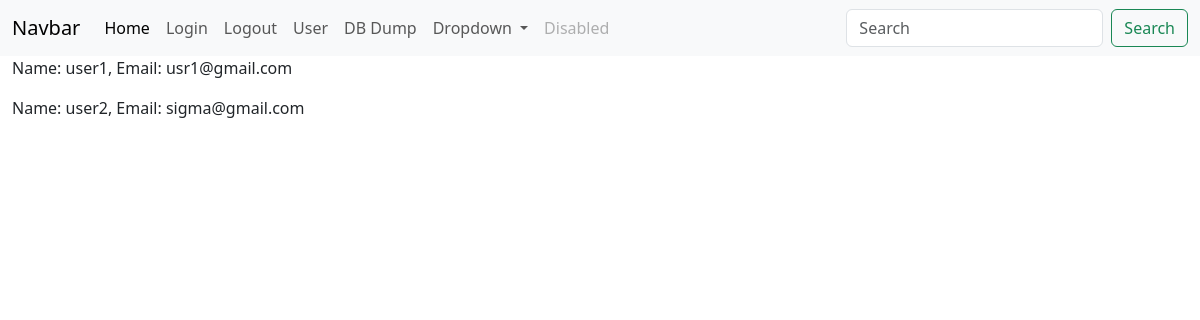
The page /dump on the database as committed earlier.
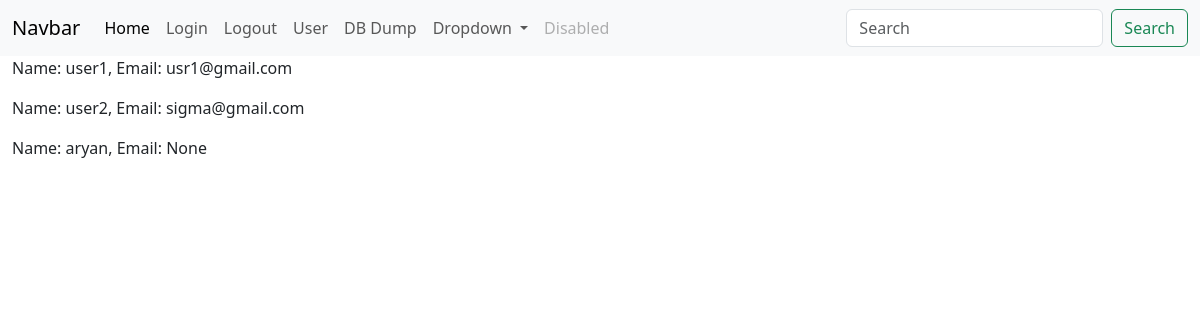
The same page on the database as committed later.
### tutorial 7.py (models this page shows, shortened)
class users(db.Model): # inherits from db.Model
    user_id = db.Column("user_id", db.Integer, primary_key=True)
    name = db.Column(db.String(100))
    email = db.Column(db.String(100))

### tutorial 7.py (the view)
@app.route("/dump")
def dump():
    return render_template("dump.html", values=users.query.all())

### templates/dump.html (shortened to what this page needs)
{% extends "base.html" %}
{% block content %}
    {% for item in values %}
        <p>Name: {{item.name}}, Email: {{item.email}}</p>
    {% endfor %}
{% endblock %}

Rows that differ between the two databases and show on the page:
added users: name "aryan", email "None"
